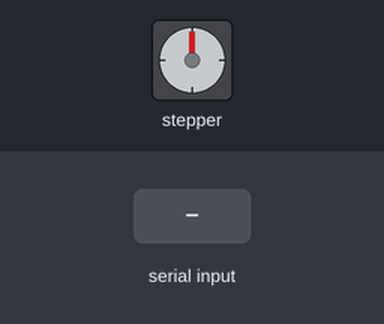
Recording of a sketch running on a simulated Arduino Uno, built with avr-gcc and run on an emulated ATmega328P. On the bench: stepper motor. Wiring (inferred from the names in the program): stepper motor driver (200 steps per turn assumed): step pin 3; direction pin 2. Inputs (shaded band) come from the test bench.

Above: at 1.2 s.
1.3 s: "horaio\n" received over Serial
Timing chart, 0 to 5.5 s (numbered marks = the images above; inputs shaded):
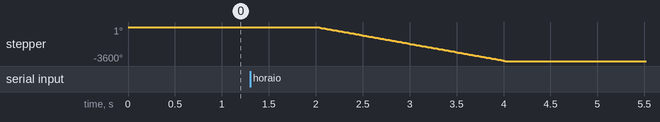

Measured:
- after the input at 1.3 s, stepper: turns 3600° counter-clockwise in 2.0 s, starting after 0.70 s

The sketch:

giroMotorN17.ino
```cpp
#define dirPin 2
#define stepPin 3
#define stepsPerRevolution 200
void setup() {
  // Declare pins as output:
  pinMode(stepPin, OUTPUT);
  pinMode(dirPin, OUTPUT);
  //velocidad de transmision serial
  Serial.begin(9600);
}

//int unavez = 0;
void loop() {
  //LECTURA DEL PUERTO SERIAL
  // COMUNICACION DE LA RASPBERRY AL ARDUINO
  if (Serial.available() > 0){
    //DESCARTAMOS LOS SALTOS DE LINEA QUE PUEDEN VENIR DE LA RPI
    String data_in = Serial.readStringUntil('\n');
    // EL VALOR QUE ESPERAMOS SON LOS SIGUIENTES 'ON' O 'OFF' Y LOS VALIDAMOS SI ESTAN ESOS DATOS
    if (data_in == "horaio"){
       girotipoHorario();
    } else if(data_in == "antihorario"){
      giroAntihorario();
    }
  }delay(1000); //LA LECTURA DEL PUERTO SERIAL SERA A CADA 100 Mls
}

//FUNCION DONDE DA LE GIRO COMPLETO
void giroAntihorario(){
  // Set the spinning direction clockwise:
  digitalWrite(dirPin, HIGH);
  // Spin the stepper motor 1 revolution slowly:
  for (int i = 0; i < stepsPerRevolution * 10; i++) {
    // These four lines result in 1 step:
    digitalWrite(stepPin, HIGH);
    delayMicroseconds(500);
    digitalWrite(stepPin, LOW);
    delayMicroseconds(500);
  }
}

void girotipoHorario(){
  // Set the spinning direction counterclockwise:
  digitalWrite(dirPin, LOW);
  // Spin the stepper motor 1 revolution quickly:
  for (int i = 0; i < stepsPerRevolution * 10; i++) {
    // These four lines result in 1 step:
    digitalWrite(stepPin, HIGH);
    delayMicroseconds(500);
    digitalWrite(stepPin, LOW);
    delayMicroseconds(500);
  }
}
```
